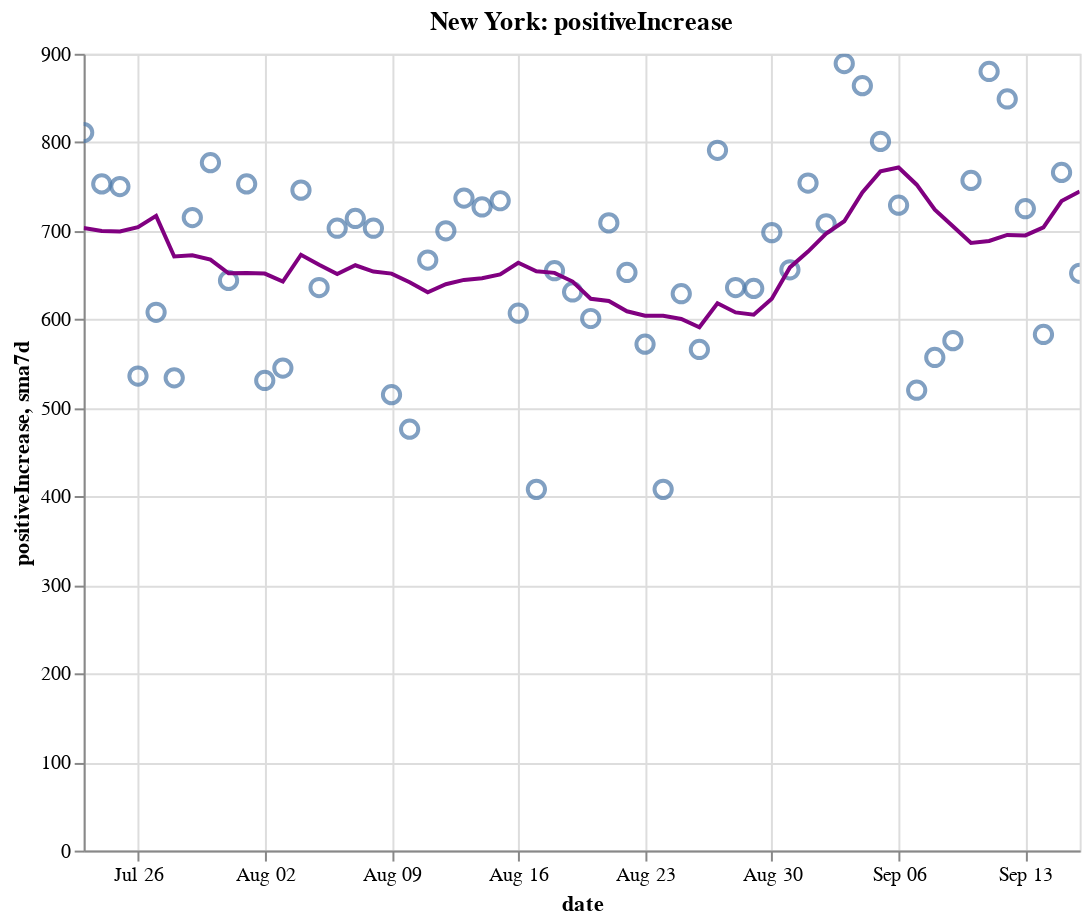

This figure's notebook cell:
### Code cell
create_plot(ny, 'positiveIncrease')

### Figure 1 — Vega-Lite specification as saved in the notebook (floating-point values rounded to 4 significant figures)
{"config": {"view": {"continuousWidth": 400, "continuousHeight": 300}}, "layer": [{"layer": [{"mark": {"type": "point", "size": 75}, "encoding": {"tooltip": [{"type": "temporal", "field": "date"}, {"type": "quantitative", "field": "positiveIncrease"}, {"type": "quantitative", "field": "sma7d"}], "x": {"type": "temporal", "field": "date"}, "y": {"type": "quantitative", "field": "positiveIncrease"}}, "selection": {"selector008": {"type": "interval", "bind": "scales", "encodings": ["x", "y"]}}}, {"mark": {"type": "line", "color": "purple"}, "encoding": {"x": {"type": "temporal", "field": "date"}, "y": {"type": "quantitative", "field": "sma7d"}}}]}, {"mark": {"type": "rule", "color": "#aaa"}, "encoding": {"x": {"type": "temporal", "field": "date"}}, "transform": [{"filter": {"selection": "selector007"}}]}, {"mark": "circle", "encoding": {"opacity": {"condition": {"value": 1, "selection": "selector007"}, "value": 0}, "tooltip": [{"type": "temporal", "field": "date"}, {"type": "quantitative", "field": "positiveIncrease"}, {"type": "quantitative", "field": "sma7d"}], "x": {"type": "temporal", "field": "date"}, "y": {"type": "quantitative", "field": "positiveIncrease"}}, "selection": {"selector007": {"type": "single", "encodings": ["x"], "on": "mouseover", "nearest": true, "empty": "none"}}}, {"mark": {"type": "text", "align": "left", "dx": 5, "dy": -5, "stroke": "white", "strokeWidth": 2}, "encoding": {"text": {"type": "quantitative", "field": "positiveIncrease"}, "tooltip": [{"type": "temporal", "field": "date"}, {"type": "quantitative", "field": "positiveIncrease"}, {"type": "quantitative", "field": "sma7d"}], "x": {"type": "temporal", "field": "date"}, "y": {"type": "quantitative", "field": "positiveIncrease"}}, "transform": [{"filter": {"selection": "selector007"}}]}, {"mark": {"type": "text", "align": "left", "dx": 5, "dy": -5}, "encoding": {"text": {"type": "quantitative", "field": "positiveIncrease"}, "tooltip": [{"type": "temporal", "field": "date"}, {"type": "quantitative", "field": "positiveIncrease"}, {"type": "quantitative", "field": "sma7d"}], "x": {"type": "temporal", "field": "date"}, "y": {"type": "quantitative", "field": "positiveIncrease"}}, "transform": [{"filter": {"selection": "selector007"}}]}], "data": {"name": "data-033ab392a94e89b57903da1b9ec101fe"}, "height": 400, "title": "New York: positiveIncrease", "width": 500, "$schema": "https://vega.github.io/schema/vega-lite/v4.8.1.json", "datasets": {"data-033ab392a94e89b57903da1b9ec101fe": [{"date": "2020-07-23T00:00:00", "totalTestResultsIncrease": 69700.0, "positiveIncrease": 811.0, "death": 25080.0, "deathIncrease": 13.0, "positiveRate": 0.012, "state": "New York", "sma7d": 703.1}, {"date": "2020-07-24T00:00:00", "totalTestResultsIncrease": 76510.0, "positiveIncrease": 753.0, "death": 25090.0, "deathIncrease": 9.0, "positiveRate": 0.01, "state": "New York", "sma7d": 699.9}, {"date": "2020-07-25T00:00:00", "totalTestResultsIncrease": 71470.0, "positiveIncrease": 750.0, "death": 25100.0, "deathIncrease": 13.0, "positiveRate": 0.01, "state": "New York", "sma7d": 699.3}, {"date": "2020-07-26T00:00:00", "totalTestResultsIncrease": 53570.0, "positiveIncrease": 536.0, "death": 25110.0, "deathIncrease": 3.0, "positiveRate": 0.01, "state": "New York", "sma7d": 704.1}, {"date": "2020-07-27T00:00:00", "totalTestResultsIncrease": 57270.0, "positiveIncrease": 608.0, "death": 25120.0, "deathIncrease": 11.0, "positiveRate": 0.011, "state": "New York", "sma7d": 716.9}, {"date": "2020-07-28T00:00:00", "totalTestResultsIncrease": 57400.0, "positiveIncrease": 534.0, "death": 25130.0, "deathIncrease": 9.0, "positiveRate": 0.009, "state": "New York", "sma7d": 671.0}, {"date": "2020-07-29T00:00:00", "totalTestResultsIncrease": 62280.0, "positiveIncrease": 715.0, "death": 25130.0, "deathIncrease": 6.0, "positiveRate": 0.011, "state": "New York", "sma7d": 672.4}, {"date": "2020-07-30T00:00:00", "totalTestResultsIncrease": 73550.0, "positiveIncrease": 777.0, "death": 25140.0, "deathIncrease": 13.0, "positiveRate": 0.011, "state": "New York", "sma7d": 667.6}, {"date": "2020-07-31T00:00:00", "totalTestResultsIncrease": 68870.0, "positiveIncrease": 644.0, "death": 25150.0, "deathIncrease": 5.0, "positiveRate": 0.009, "state": "New York", "sma7d": 652.0}, {"date": "2020-08-01T00:00:00", "totalTestResultsIncrease": 82740.0, "positiveIncrease": 753.0, "death": 25160.0, "deathIncrease": 14.0, "positiveRate": 0.009, "state": "New York", "sma7d": 652.4}, {"date": "2020-08-02T00:00:00", "totalTestResultsIncrease": 58960.0, "positiveIncrease": 531.0, "death": 25170.0, "deathIncrease": 6.0, "positiveRate": 0.009, "state": "New York", "sma7d": 651.7}, {"date": "2020-08-03T00:00:00", "totalTestResultsIncrease": 51840.0, "positiveIncrease": 545.0, "death": 25170.0, "deathIncrease": 2.0, "positiveRate": 0.011, "state": "New York", "sma7d": 642.7}, {"date": "2020-08-04T00:00:00", "totalTestResultsIncrease": 70990.0, "positiveIncrease": 746.0, "death": 25180.0, "deathIncrease": 3.0, "positiveRate": 0.011, "state": "New York", "sma7d": 673.0}, {"date": "2020-08-05T00:00:00", "totalTestResultsIncrease": 72670.0, "positiveIncrease": 636.0, "death": 25180.0, "deathIncrease": 4.0, "positiveRate": 0.009, "state": "New York", "sma7d": 661.7}, {"date": "2020-08-06T00:00:00", "totalTestResultsIncrease": 72370.0, "positiveIncrease": 703.0, "death": 25180.0, "deathIncrease": 6.0, "positiveRate": 0.01, "state": "New York", "sma7d": 651.1}, {"date": "2020-08-07T00:00:00", "totalTestResultsIncrease": 70170.0, "positiveIncrease": 714.0, "death": 25190.0, "deathIncrease": 5.0, "positiveRate": 0.01, "state": "New York", "sma7d": 661.1}, {"date": "2020-08-08T00:00:00", "totalTestResultsIncrease": 74860.0, "positiveIncrease": 703.0, "death": 25200.0, "deathIncrease": 5.0, "positiveRate": 0.009, "state": "New York", "sma7d": 654.0}, {"date": "2020-08-09T00:00:00", "totalTestResultsIncrease": 65810.0, "positiveIncrease": 515.0, "death": 25200.0, "deathIncrease": 7.0, "positiveRate": 0.008, "state": "New York", "sma7d": 651.7}, {"date": "2020-08-10T00:00:00", "totalTestResultsIncrease": 54000.0, "positiveIncrease": 476.0, "death": 25200.0, "deathIncrease": 2.0, "positiveRate": 0.009, "state": "New York", "sma7d": 641.9}, {"date": "2020-08-11T00:00:00", "totalTestResultsIncrease": 77060.0, "positiveIncrease": 667.0, "death": 25210.0, "deathIncrease": 7.0, "positiveRate": 0.009, "state": "New York", "sma7d": 630.6}, {"date": "2020-08-12T00:00:00", "totalTestResultsIncrease": 87780.0, "positiveIncrease": 700.0, "death": 25220.0, "deathIncrease": 7.0, "positiveRate": 0.008, "state": "New York", "sma7d": 639.7}, {"date": "2020-08-13T00:00:00", "totalTestResultsIncrease": 87900.0, "positiveIncrease": 737.0, "death": 25230.0, "deathIncrease": 10.0, "positiveRate": 0.008, "state": "New York", "sma7d": 644.6}, {"date": "2020-08-14T00:00:00", "totalTestResultsIncrease": 85460.0, "positiveIncrease": 727.0, "death": 25230.0, "deathIncrease": 4.0, "positiveRate": 0.009, "state": "New York", "sma7d": 646.4}, {"date": "2020-08-15T00:00:00", "totalTestResultsIncrease": 88670.0, "positiveIncrease": 734.0, "death": 25240.0, "deathIncrease": 12.0, "positiveRate": 0.008, "state": "New York", "sma7d": 650.9}, {"date": "2020-08-16T00:00:00", "totalTestResultsIncrease": 77690.0, "positiveIncrease": 607.0, "death": 25250.0, "deathIncrease": 6.0, "positiveRate": 0.008, "state": "New York", "sma7d": 664.0}, {"date": "2020-08-17T00:00:00", "totalTestResultsIncrease": 56890.0, "positiveIncrease": 408.0, "death": 25260.0, "deathIncrease": 6.0, "positiveRate": 0.007, "state": "New York", "sma7d": 654.3}, {"date": "2020-08-18T00:00:00", "totalTestResultsIncrease": 66890.0, "positiveIncrease": 655.0, "death": 25260.0, "deathIncrease": 8.0, "positiveRate": 0.01, "state": "New York", "sma7d": 652.6}, {"date": "2020-08-19T00:00:00", "totalTestResultsIncrease": 80420.0, "positiveIncrease": 631.0, "death": 25270.0, "deathIncrease": 6.0, "positiveRate": 0.008, "state": "New York", "sma7d": 642.7}, {"date": "2020-08-20T00:00:00", "totalTestResultsIncrease": 80980.0, "positiveIncrease": 601.0, "death": 25280.0, "deathIncrease": 5.0, "positiveRate": 0.007, "state": "New York", "sma7d": 623.3}, {"date": "2020-08-21T00:00:00", "totalTestResultsIncrease": 98880.0, "positiveIncrease": 709.0, "death": 25280.0, "deathIncrease": 3.0, "positiveRate": 0.007, "state": "New York", "sma7d": 620.7}, {"date": "2020-08-22T00:00:00", "totalTestResultsIncrease": 94850.0, "positiveIncrease": 653.0, "death": 25280.0, "deathIncrease": 4.0, "positiveRate": 0.007, "state": "New York", "sma7d": 609.1}, {"date": "2020-08-23T00:00:00", "totalTestResultsIncrease": 74040.0, "positiveIncrease": 572.0, "death": 25290.0, "deathIncrease": 6.0, "positiveRate": 0.008, "state": "New York", "sma7d": 604.1}, {"date": "2020-08-24T00:00:00", "totalTestResultsIncrease": 62030.0, "positiveIncrease": 408.0, "death": 25300.0, "deathIncrease": 7.0, "positiveRate": 0.007, "state": "New York", "sma7d": 604.1}, {"date": "2020-08-25T00:00:00", "totalTestResultsIncrease": 67260.0, "positiveIncrease": 629.0, "death": 25300.0, "deathIncrease": 2.0, "positiveRate": 0.009, "state": "New York", "sma7d": 600.4}, {"date": "2020-08-26T00:00:00", "totalTestResultsIncrease": 71190.0, "positiveIncrease": 566.0, "death": 25300.0, "deathIncrease": 8.0, "positiveRate": 0.008, "state": "New York", "sma7d": 591.1}, {"date": "2020-08-27T00:00:00", "totalTestResultsIncrease": 83440.0, "positiveIncrease": 791.0, "death": 25310.0, "deathIncrease": 4.0, "positiveRate": 0.009, "state": "New York", "sma7d": 618.3}, {"date": "2020-08-28T00:00:00", "totalTestResultsIncrease": 97830.0, "positiveIncrease": 636.0, "death": 25310.0, "deathIncrease": 3.0, "positiveRate": 0.007, "state": "New York", "sma7d": 607.9}, {"date": "2020-08-29T00:00:00", "totalTestResultsIncrease": 93870.0, "positiveIncrease": 635.0, "death": 25320.0, "deathIncrease": 7.0, "positiveRate": 0.007, "state": "New York", "sma7d": 605.3}, {"date": "2020-08-30T00:00:00", "totalTestResultsIncrease": 100000.0, "positiveIncrease": 698.0, "death": 25330.0, "deathIncrease": 8.0, "positiveRate": 0.007, "state": "New York", "sma7d": 623.3}, {"date": "2020-08-31T00:00:00", "totalTestResultsIncrease": 66240.0, "positiveIncrease": 656.0, "death": 25330.0, "deathIncrease": 1.0, "positiveRate": 0.01, "state": "New York", "sma7d": 658.7}, {"date": "2020-09-01T00:00:00", "totalTestResultsIncrease": 77000.0, "positiveIncrease": 754.0, "death": 25330.0, "deathIncrease": 3.0, "positiveRate": 0.01, "state": "New York", "sma7d": 676.6}, {"date": "2020-09-02T00:00:00", "totalTestResultsIncrease": 88450.0, "positiveIncrease": 708.0, "death": 25340.0, "deathIncrease": 5.0, "positiveRate": 0.008, "state": "New York", "sma7d": 696.9}, {"date": "2020-09-03T00:00:00", "totalTestResultsIncrease": 88980.0, "positiveIncrease": 889.0, "death": 25340.0, "deathIncrease": 7.0, "positiveRate": 0.01, "state": "New York", "sma7d": 710.9}, {"date": "2020-09-04T00:00:00", "totalTestResultsIncrease": 93400.0, "positiveIncrease": 864.0, "death": 25350.0, "deathIncrease": 5.0, "positiveRate": 0.009, "state": "New York", "sma7d": 743.4}, {"date": "2020-09-05T00:00:00", "totalTestResultsIncrease": 99760.0, "positiveIncrease": 801.0, "death": 25350.0, "deathIncrease": 2.0, "positiveRate": 0.008, "state": "New York", "sma7d": 767.1}, {"date": "2020-09-06T00:00:00", "totalTestResultsIncrease": 85630.0, "positiveIncrease": 729.0, "death": 25360.0, "deathIncrease": 9.0, "positiveRate": 0.009, "state": "New York", "sma7d": 771.6}, {"date": "2020-09-07T00:00:00", "totalTestResultsIncrease": 58860.0, "positiveIncrease": 520.0, "death": 25360.0, "deathIncrease": 2.0, "positiveRate": 0.009, "state": "New York", "sma7d": 752.1}, {"date": "2020-09-08T00:00:00", "totalTestResultsIncrease": 57830.0, "positiveIncrease": 557.0, "death": 25370.0, "deathIncrease": 6.0, "positiveRate": 0.01, "state": "New York", "sma7d": 724.0}, {"date": "2020-09-09T00:00:00", "totalTestResultsIncrease": 63230.0, "positiveIncrease": 576.0, "death": 25370.0, "deathIncrease": 3.0, "positiveRate": 0.009, "state": "New York", "sma7d": 705.1}, {"date": "2020-09-10T00:00:00", "totalTestResultsIncrease": 76810.0, "positiveIncrease": 757.0, "death": 25380.0, "deathIncrease": 7.0, "positiveRate": 0.01, "state": "New York", "sma7d": 686.3}, {"date": "2020-09-11T00:00:00", "totalTestResultsIncrease": 89720.0, "positiveIncrease": 880.0, "death": 25380.0, "deathIncrease": 5.0, "positiveRate": 0.01, "state": "New York", "sma7d": 688.6}, {"date": "2020-09-12T00:00:00", "totalTestResultsIncrease": 102900.0, "positiveIncrease": 849.0, "death": 25380.0, "deathIncrease": 2.0, "positiveRate": 0.008, "state": "New York", "sma7d": 695.4}, {"date": "2020-09-13T00:00:00", "totalTestResultsIncrease": 72670.0, "positiveIncrease": 725.0, "death": 25390.0, "deathIncrease": 6.0, "positiveRate": 0.01, "state": "New York", "sma7d": 694.9}, {"date": "2020-09-14T00:00:00", "totalTestResultsIncrease": 63360.0, "positiveIncrease": 583.0, "death": 25390.0, "deathIncrease": 4.0, "positiveRate": 0.009, "state": "New York", "sma7d": 703.9}, {"date": "2020-09-15T00:00:00", "totalTestResultsIncrease": 73680.0, "positiveIncrease": 766.0, "death": 25400.0, "deathIncrease": 11.0, "positiveRate": 0.01, "state": "New York", "sma7d": 733.7}, {"date": "2020-09-16T00:00:00", "totalTestResultsIncrease": 75090.0, "positiveIncrease": 652.0, "death": 25410.0, "deathIncrease": 5.0, "positiveRate": 0.009, "state": "New York", "sma7d": 744.6}]}}
